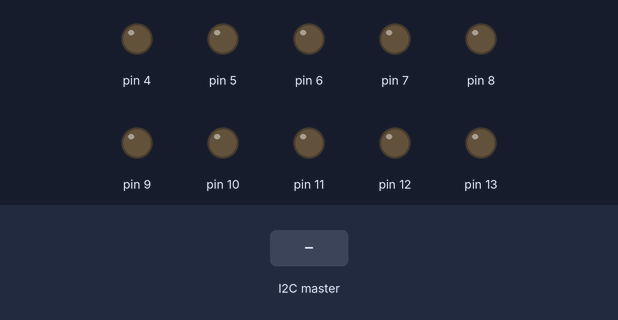
This sketch was run on a simulated Arduino Uno, built with avr-gcc and run on an emulated ATmega328P. Parts: output pins drawn as LEDs (lit = HIGH). Inputs (shaded band) come from the test bench. What the sketch prints to the serial monitor is not drawn.

Above: at 1.2 s.
1.3 s: the I2C master sends the byte 1
At 1.7 s:
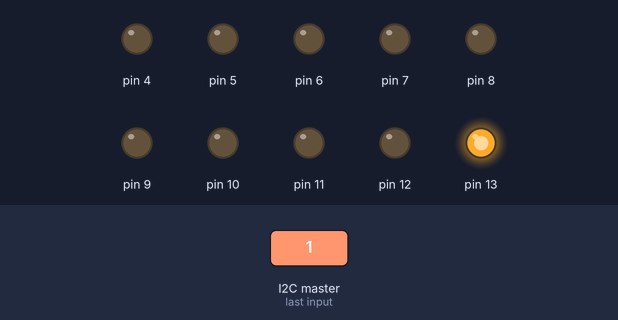
2.8 s: the I2C master sends the byte 2
At 4.1 s:
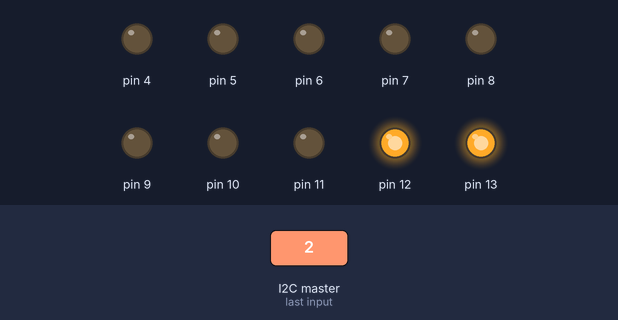
Timing chart, 0 to 5.8 s (numbered marks = the images above; inputs shaded):
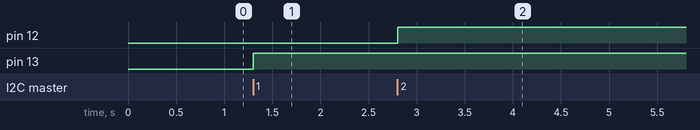

The sketch:

slave-shiraz-iot.ino
```cpp
//***********************************lib********************************//
#include <Wire.h>
//***********************************lib********************************//

//**********************************global******************************//
int id= 0;
//**********************************global******************************//

//**********************************setup*******************************//
void setup() {
  Serial.begin(9600);
  Wire.begin(9);

  pinMode(13,OUTPUT);
  digitalWrite(13,0);

  pinMode(12,OUTPUT);
  digitalWrite(12,0);

  pinMode(11,OUTPUT);
  digitalWrite(11,0);

  pinMode(10,OUTPUT);
  digitalWrite(10,0);

  pinMode(9,OUTPUT);
  digitalWrite(9,0);

  pinMode(8,OUTPUT);
  digitalWrite(8,0);

  pinMode(7,OUTPUT);
  digitalWrite(7,0);

  pinMode(6,OUTPUT);
  digitalWrite(6,0);

  pinMode(5,OUTPUT);
  digitalWrite(5,0);

  pinMode(4,OUTPUT);
  digitalWrite(4,0);

  Wire.onReceive(receiveEvent);
}
//**********************************setup*******************************//

//*************************************i2c*****************************//
void receiveEvent(int bytes) {
  id= Wire.read();
}
//*************************************i2c*****************************//

//**********************************loop********************************//
void loop() {
  Serial.println(id);
  switch(id){
    case 1:{
      digitalWrite(13,1);
      break;
    }
    case 2:{
      digitalWrite(12,1);
      break;
    }
    case 3:{
      digitalWrite(11,1);
      break;
    }
    case 4:{
      digitalWrite(10,1);
      break;
    }
    case 5:{
      digitalWrite(9,1);
      break;
    }
    case 6:{
      digitalWrite(8,1);
      break;
    }
    case 7:{
      digitalWrite(7,1);
      break;
    }
    case 8:{
      digitalWrite(6,1);
      break;
    }
    case 9:{
      digitalWrite(5,1);
      break;
    }
    case 10:{
      digitalWrite(4,1);
      break;
    }
    case 11:{
      digitalWrite(4,1);
      break;
    }
  }

//**********************************loop********************************//
}
```

Measured:
- after the input at 1.3 s, pin 13: LOW → HIGH at once
- after the input at 2.8 s, pin 12: LOW → HIGH at once
